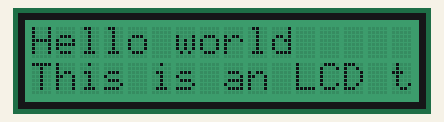
Simulated run of this program. Board: Raspberry Pi (BCM pin numbers) with a GrovePi. Shown: 16×2 character LCD. The interpreter's speed is modelled, so counts of loop turns are approximate.

Above: at 0.2 s.
At 5.09 s:
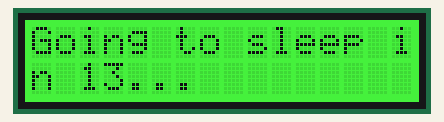
At 9.99 s:
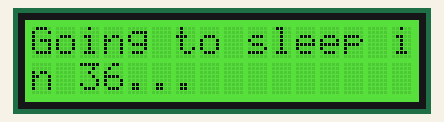
At 20.0 s:
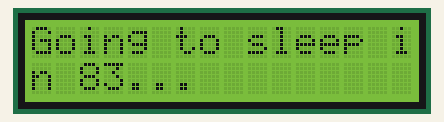
At 29.79 s:
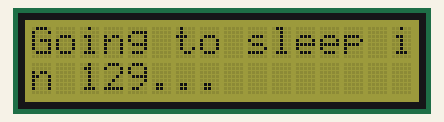
At 39.8 s:
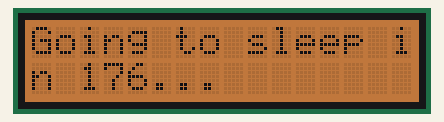

The program:

grove_rgb_lcd.py
```python
#!/usr/bin/env python
#
# GrovePi Example for using the Grove - LCD RGB Backlight (http://www.seeedstudio.com/wiki/Grove_-_LCD_RGB_Backlight)
#
# The GrovePi connects the Raspberry Pi and Grove sensors.  You can learn more about GrovePi here:  http://www.dexterindustries.com/GrovePi
#
# Have a question about this example?  Ask on the forums here:  http://forum.dexterindustries.com/c/grovepi
#
# History
# ------------------------------------------------
# Author	Date      		Comments
# 						  	Initial Authoring
# Karan		7 Jan 16		Library updated to add a function to update the text without erasing the screen
'''
## License

The MIT License (MIT)

GrovePi for the Raspberry Pi: an open source platform for connecting Grove Sensors to the Raspberry Pi.
Copyright (C) 2017  Dexter Industries

Permission is hereby granted, free of charge, to any person obtaining a copy
of this software and associated documentation files (the "Software"), to deal
in the Software without restriction, including without limitation the rights
to use, copy, modify, merge, publish, distribute, sublicense, and/or sell
copies of the Software, and to permit persons to whom the Software is
furnished to do so, subject to the following conditions:

The above copyright notice and this permission notice shall be included in
all copies or substantial portions of the Software.

THE SOFTWARE IS PROVIDED "AS IS", WITHOUT WARRANTY OF ANY KIND, EXPRESS OR
IMPLIED, INCLUDING BUT NOT LIMITED TO THE WARRANTIES OF MERCHANTABILITY,
FITNESS FOR A PARTICULAR PURPOSE AND NONINFRINGEMENT. IN NO EVENT SHALL THE
AUTHORS OR COPYRIGHT HOLDERS BE LIABLE FOR ANY CLAIM, DAMAGES OR OTHER
LIABILITY, WHETHER IN AN ACTION OF CONTRACT, TORT OR OTHERWISE, ARISING FROM,
OUT OF OR IN CONNECTION WITH THE SOFTWARE OR THE USE OR OTHER DEALINGS IN
THE SOFTWARE.
'''
#
# NOTE:
# 	Just supports setting the backlight colour, and
# 	putting a single string of text onto the display
# 	Doesn't support anything clever, cursors or anything

import time,sys

if sys.platform == 'uwp':
    import winrt_smbus as smbus
    bus = smbus.SMBus(1)
else:
    import smbus
    import RPi.GPIO as GPIO
    rev = GPIO.RPI_REVISION
    if rev == 2 or rev == 3:
        bus = smbus.SMBus(1)
    else:
        bus = smbus.SMBus(0)

# this device has two I2C addresses
DISPLAY_RGB_ADDR = 0x62
DISPLAY_TEXT_ADDR = 0x3e

# set backlight to (R,G,B) (values from 0..255 for each)
def setRGB(r,g,b):
    bus.write_byte_data(DISPLAY_RGB_ADDR,0,0)
    bus.write_byte_data(DISPLAY_RGB_ADDR,1,0)
    bus.write_byte_data(DISPLAY_RGB_ADDR,0x08,0xaa)
    bus.write_byte_data(DISPLAY_RGB_ADDR,4,r)
    bus.write_byte_data(DISPLAY_RGB_ADDR,3,g)
    bus.write_byte_data(DISPLAY_RGB_ADDR,2,b)

# send command to display (no need for external use)
def textCommand(cmd):
    bus.write_byte_data(DISPLAY_TEXT_ADDR,0x80,cmd)

# set display text \n for second line(or auto wrap)
def setText(text):
    textCommand(0x01) # clear display
    time.sleep(.05)
    textCommand(0x08 | 0x04) # display on, no cursor
    textCommand(0x28) # 2 lines
    time.sleep(.05)
    count = 0
    row = 0
    for c in text:
        if c == '\n' or count == 16:
            count = 0
            row += 1
            if row == 2:
                break
            textCommand(0xc0)
            if c == '\n':
                continue
        count += 1
        bus.write_byte_data(DISPLAY_TEXT_ADDR,0x40,ord(c))

#Update the display without erasing the display
def setText_norefresh(text):
    textCommand(0x02) # return home
    time.sleep(.05)
    textCommand(0x08 | 0x04) # display on, no cursor
    textCommand(0x28) # 2 lines
    time.sleep(.05)
    count = 0
    row = 0
    while len(text) < 32: #clears the rest of the screen
        text += ' '
    for c in text:
        if c == '\n' or count == 16:
            count = 0
            row += 1
            if row == 2:
                break
            textCommand(0xc0)
            if c == '\n':
                continue
        count += 1
        bus.write_byte_data(DISPLAY_TEXT_ADDR,0x40,ord(c))

# example code
if __name__=="__main__":
    setText("Hello world\nThis is an LCD test")
    setRGB(0,128,64)
    time.sleep(2)
    for c in range(0,255):
        setText_norefresh("Going to sleep in {}...".format(str(c)))
        setRGB(c,255-c,0)
        time.sleep(0.1)
    setRGB(0,255,0)
    setText("Bye bye, this should wrap onto next line")
```

Measured:
- what the display in image 0 shows lasts 2.1 s, from 0.1 s to 2.2 s
